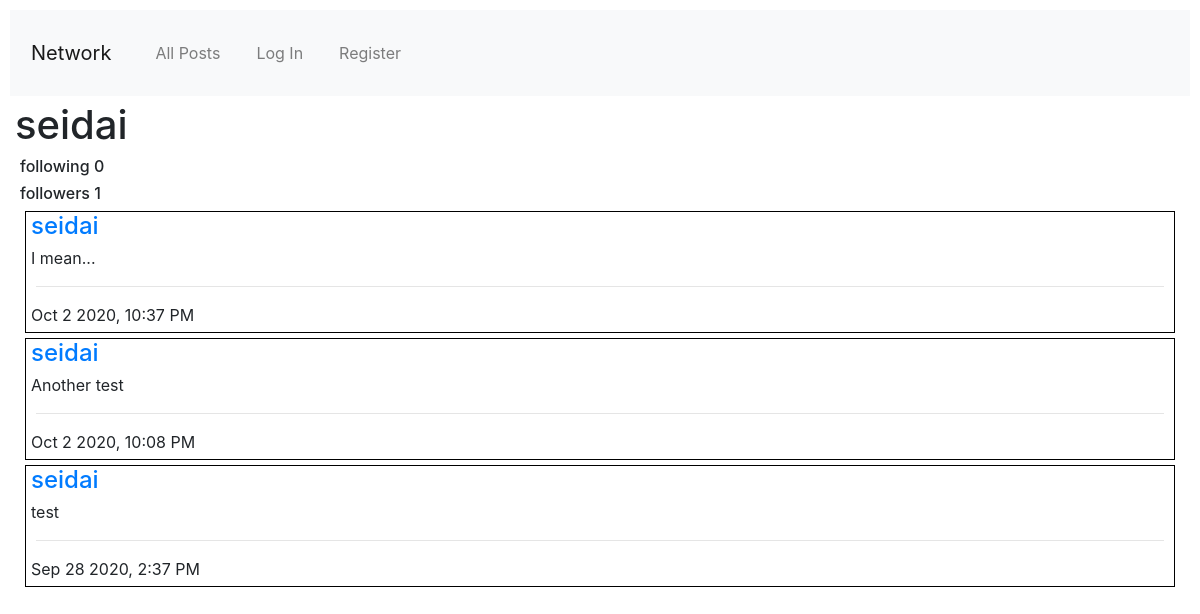
The page /user/1 on the database as committed earlier.
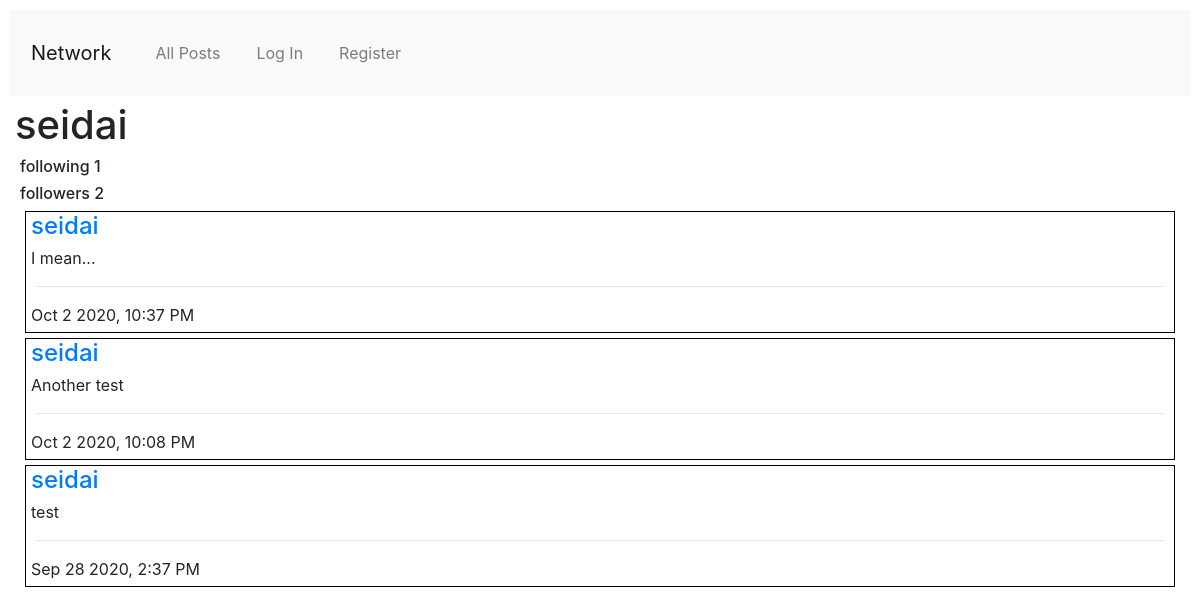
The same page on the database as committed later.
### network/models.py (models this page shows)
class User(AbstractUser):
    follows = models.ManyToManyField("self", symmetrical=False, related_name="followed_by")

class Post(models.Model):
    user = models.ForeignKey("User", on_delete=models.CASCADE, related_name="posts")
    body = models.TextField(blank=True)
    timestamp = models.DateTimeField(auto_now_add=True)
    likes = models.ManyToManyField("User", blank=True, related_name="posts_liked")
    def serialize(self):
        return {
            "id": self.id,
            "user": self.user.username,
            "user_id": self.user.id,
            "body": self.body,
            "timestamp": self.timestamp.strftime("%b %-d %Y, %-I:%M %p"),
            "likes": [user.id for user in self.likes.all()],
        }

### network/views.py (the view)
# urls.py: path("user/<int:userid>", views.profile, name="profile"),
def profile(request, userid):
    try:
        user = User.objects.get(id=userid)
    except User.DoesNotExist:
        return JsonResponse({
                "error": f"User with id {userid} does not exist."
        }, status=400)
    server_posts = user.posts.order_by('-timestamp').all()
    paginator = Paginator([post.serialize() for post in server_posts], 10)
    page_number = request.GET.get('page')
    page_obj = paginator.get_page(page_number)
    return render(request, "network/profile.html",{
        "profile_user":user,
        "page_obj":page_obj
    })

### network/templates/network/profile.html (shortened to what this page needs)
{% extends "network/layout.html" %}
{% load static %}
{% block body %}
    <h1>{{ profile_user.username }}</h1>
    <div>
        <h6>following {{ profile_user.follows.all.count }}</h6>
        <h6>followers {{ profile_user.followed_by.all.count }}</h6>
    </div>
    <div>
        {% include "network/posts.html" with page_obj=page_obj %}
    </div>
{% endblock %}

### network/templates/network/layout.html (shortened to what this page needs)
{% load static %}
<!DOCTYPE html>
<html lang="en">
    <head>
        <link rel="stylesheet" href="https://stackpath.bootstrapcdn.com/bootstrap/4.4.1/css/bootstrap.min.css">
        <link href="{% static 'network/styles.css' %}" rel="stylesheet">
    </head>
    <body>
        <nav class="navbar navbar-expand-lg navbar-light bg-light">
            <a class="navbar-brand" href="{% url 'index' %}">Network</a>
            <div>
              <ul class="navbar-nav mr-auto">
                <li class="nav-item">
                  <a class="nav-link" href="{% url 'index' %}">All Posts</a>
                </li>
                {% if user.is_authenticated %}
                    <li class="nav-item">
                        <a class="nav-link" href="{% url 'following' %}">Following</a>
                    </li>
                    <li class="nav-item">
                        <a class="nav-link" href="{% url 'logout' %}">Log Out</a>
                    </li>
                {% else %}
                    <li class="nav-item">
                        <a class="nav-link" href="{% url 'login' %}">Log In</a>
                    </li>
                    <li class="nav-item">
                        <a class="nav-link" href="{% url 'register' %}">Register</a>
                    </li>
                {% endif %}
              </ul>
            </div>
          </nav>
        <div class="body">
            {% block body %}
            {% endblock %}
        </div>
    </body>
</html>

### network/templates/network/posts.html (shortened to what this page needs)
<div id="posts-container">
    {% for post in page_obj %}
    <div class="post" style="border:black 1px solid">
        <a href="{% url 'profile' post.user_id %}" class="h4 post-user">{{post.user}}</a>
        <div class="post-body">{{post.body}}</div>
        <div class="post-foot">
            <hr>
            {{post.timestamp}}
        </div>
    </div>
    {% endfor %}
</div>

### network/static/network/styles.css (style rules this page uses)
* { margin: 5px; }

Rows that differ between the two databases and show on the page:
changed User "seidai": follows.all.count "0" → "1"; followed_by.all.count "1" → "2"
